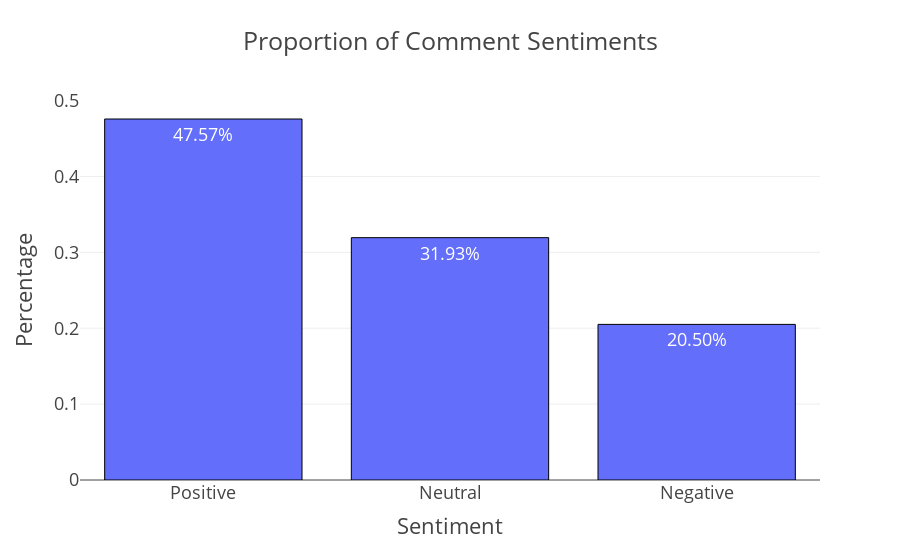

Notebook code for this chart:
### Markdown cell above
### Comment Sentiment Distribution

We visualize the proportion of Positive, Neutral, and Negative comments using a bar chart:

- `value_counts(normalize=True)` calculates relative frequencies  
- Percentage values are shown on top of each bar  
- Chart has a transparent background and black borders for clarity  
- Displays how viewers emotionally respond to the content

This gives a quick overview of overall audience sentiment.

### Code cell
# Create sentiment proportion chart
sentiment_counts = merged_df['sentiment'].value_counts(normalize=True).reset_index()
sentiment_counts.columns = ['Sentiment', 'Proportion']

fig = px.bar(sentiment_counts, x='Sentiment', y='Proportion',
             title='Proportion of Comment Sentiments',
             text=sentiment_counts['Proportion'].apply(lambda x: f'{x:.2%}'),
             color_discrete_sequence=["#636EFA"])

# Style: transparent background + black border on bars
fig.update_traces(marker_line_color='black', marker_line_width=1)
fig.update_layout(template='presentation',
                  yaxis_title='Percentage',
                  paper_bgcolor='rgba(0,0,0,0)',
                  plot_bgcolor='rgba(0,0,0,0)')

# Show + Save to results folder
fig.show()
fig.write_image(os.path.join(results_dir, 'sentiment_bar.jpg'))
fig.write_image(os.path.join(results_dir, 'sentiment_bar.png'))
fig.write_html(os.path.join(results_dir, 'sentiment_bar.html'))

### Figure 1 — Plotly figure (JSON) as saved in the notebook; plotly's stock layout.template omitted (floating-point values rounded to 4 significant figures)
{"data": [{"hovertemplate": "Sentiment=%{x}<br>Proportion=%{y}<br>text=%{text}<extra></extra>", "legendgroup": "", "marker": {"color": "#636EFA", "line": {"color": "black", "width": 1}, "pattern": {"shape": ""}}, "name": "", "orientation": "v", "showlegend": false, "text": ["47.57%", "31.93%", "20.50%"], "textposition": "auto", "type": "bar", "x": ["Positive", "Neutral", "Negative"], "xaxis": "x", "y": [0.4757, 0.3193, 0.205], "yaxis": "y"}], "layout": {"autosize": true, "barmode": "relative", "legend": {"tracegroupgap": 0}, "paper_bgcolor": "rgba(0, 0, 0, 0)", "plot_bgcolor": "rgba(0, 0, 0, 0)", "title": {"text": "Proportion of Comment Sentiments"}, "xaxis": {"anchor": "y", "autorange": true, "domain": [0, 1], "range": [-0.5, 2.5], "title": {"text": "Sentiment"}, "type": "category"}, "yaxis": {"anchor": "x", "autorange": true, "domain": [0, 1], "range": [0, 0.5007], "title": {"text": "Percentage"}, "type": "linear"}}}
